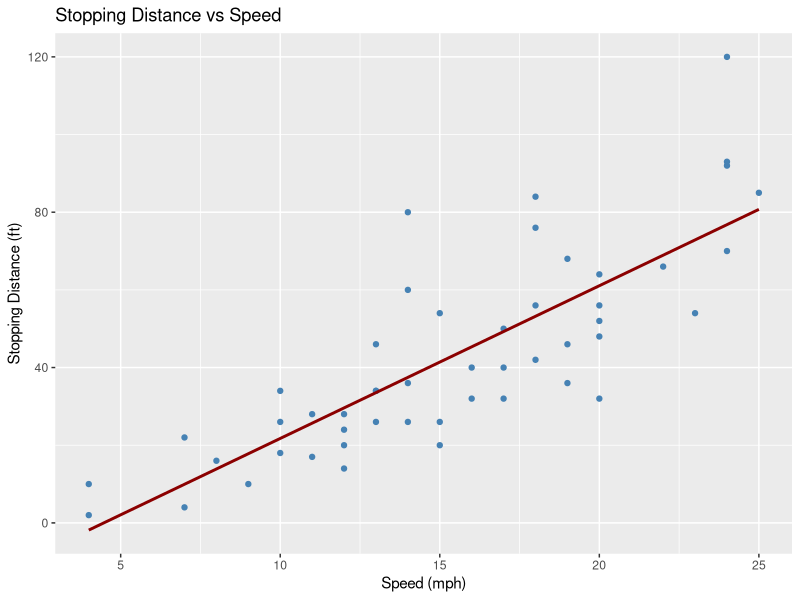

This figure's R source:


library(tidyverse)
library(ggplot2)

# Load data
data("cars")

# 1. Data Visualization

plt1 <- cars %>% 
ggplot(aes(x = speed, 
                 y = dist)) +
  geom_point(color = "steelblue") +
  geom_smooth(method = "lm", 
              se = FALSE, 
              color = "darkred") +
  labs(title = "Stopping Distance vs Speed",
       x = "Speed (mph)", y = "Stopping Distance (ft)")

plt1

# 2. Linear Model

mod1 <- cars %>% 
  lm(dist ~ speed, 
     data = .)

summary(mod1)

# 3. Evaluate Model

# R-squared is 0.6511 so ~65% of stopping distance is explained by speed.


